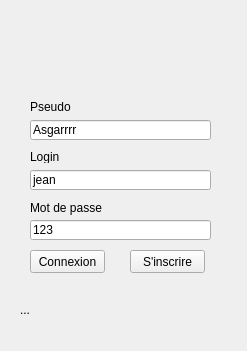
<?xml version="1.0" encoding="UTF-8"?>
<ui version="4.0">
 <class>Login</class>
 <widget class="QWidget" name="Login">
  <property name="geometry">
   <rect>
    <x>0</x>
    <y>0</y>
    <width>247</width>
    <height>351</height>
   </rect>
  </property>
  <property name="minimumSize">
   <size>
    <width>247</width>
    <height>312</height>
   </size>
  </property>
  <property name="windowTitle">
   <string>Login</string>
  </property>
  <widget class="QLineEdit" name="lineEditLogin">
   <property name="geometry">
    <rect>
     <x>30</x>
     <y>170</y>
     <width>181</width>
     <height>20</height>
    </rect>
   </property>
   <property name="text">
    <string>jean</string>
   </property>
  </widget>
  <widget class="QLineEdit" name="lineEditPassword">
   <property name="geometry">
    <rect>
     <x>30</x>
     <y>220</y>
     <width>181</width>
     <height>20</height>
    </rect>
   </property>
   <property name="text">
    <string>123</string>
   </property>
  </widget>
  <widget class="QLabel" name="labelLogin">
   <property name="geometry">
    <rect>
     <x>30</x>
     <y>150</y>
     <width>47</width>
     <height>13</height>
    </rect>
   </property>
   <property name="text">
    <string>Login</string>
   </property>
  </widget>
  <widget class="QLabel" name="labelPassword">
   <property name="geometry">
    <rect>
     <x>30</x>
     <y>200</y>
     <width>101</width>
     <height>16</height>
    </rect>
   </property>
   <property name="text">
    <string>Mot de passe</string>
   </property>
  </widget>
  <widget class="QPushButton" name="pushButtonConnexion">
   <property name="geometry">
    <rect>
     <x>30</x>
     <y>250</y>
     <width>75</width>
     <height>23</height>
    </rect>
   </property>
   <property name="text">
    <string>Connexion</string>
   </property>
  </widget>
  <widget class="QLabel" name="labelLoginState">
   <property name="geometry">
    <rect>
     <x>20</x>
     <y>300</y>
     <width>211</width>
     <height>20</height>
    </rect>
   </property>
   <property name="text">
    <string>...</string>
   </property>
  </widget>
  <widget class="QLabel" name="labelLogin_2">
   <property name="geometry">
    <rect>
     <x>20</x>
     <y>30</y>
     <width>201</width>
     <height>61</height>
    </rect>
   </property>
   <property name="text">
    <string/>
   </property>
   <property name="pixmap">
    <pixmap>../../../wish-o-removebg-preview.png</pixmap>
   </property>
   <property name="scaledContents">
    <bool>true</bool>
   </property>
  </widget>
  <widget class="QPushButton" name="pushButtonRegister">
   <property name="geometry">
    <rect>
     <x>130</x>
     <y>250</y>
     <width>75</width>
     <height>23</height>
    </rect>
   </property>
   <property name="text">
    <string>S'inscrire</string>
   </property>
  </widget>
  <widget class="QLineEdit" name="lineEditPseudo">
   <property name="geometry">
    <rect>
     <x>30</x>
     <y>120</y>
     <width>181</width>
     <height>20</height>
    </rect>
   </property>
   <property name="text">
    <string>Asgarrrr</string>
   </property>
  </widget>
  <widget class="QLabel" name="labelPseudo">
   <property name="enabled">
    <bool>true</bool>
   </property>
   <property name="geometry">
    <rect>
     <x>30</x>
     <y>100</y>
     <width>47</width>
     <height>13</height>
    </rect>
   </property>
   <property name="text">
    <string>Pseudo</string>
   </property>
  </widget>
 </widget>
 <layoutdefault spacing="6" margin="11"/>
 <resources/>
 <connections>
  <connection>
   <sender>pushButtonConnexion</sender>
   <signal>clicked()</signal>
   <receiver>Login</receiver>
   <slot>oauth()</slot>
   <hints>
    <hint type="sourcelabel">
     <x>67</x>
     <y>221</y>
    </hint>
    <hint type="destinationlabel">
     <x>123</x>
     <y>155</y>
    </hint>
   </hints>
  </connection>
  <connection>
   <sender>lineEditLogin</sender>
   <signal>returnPressed()</signal>
   <receiver>Login</receiver>
   <slot>oauth()</slot>
   <hints>
    <hint type="sourcelabel">
     <x>120</x>
     <y>139</y>
    </hint>
    <hint type="destinationlabel">
     <x>123</x>
     <y>155</y>
    </hint>
   </hints>
  </connection>
  <connection>
   <sender>lineEditPassword</sender>
   <signal>returnPressed()</signal>
   <receiver>Login</receiver>
   <slot>oauth()</slot>
   <hints>
    <hint type="sourcelabel">
     <x>120</x>
     <y>189</y>
    </hint>
    <hint type="destinationlabel">
     <x>123</x>
     <y>155</y>
    </hint>
   </hints>
  </connection>
  <connection>
   <sender>pushButtonRegister</sender>
   <signal>clicked()</signal>
   <receiver>Login</receiver>
   <slot>switchState()</slot>
   <hints>
    <hint type="sourcelabel">
     <x>167</x>
     <y>221</y>
    </hint>
    <hint type="destinationlabel">
     <x>123</x>
     <y>155</y>
    </hint>
   </hints>
  </connection>
 </connections>
 <slots>
  <slot>oauth()</slot>
  <slot>regist()</slot>
  <slot>switchState()</slot>
 </slots>
</ui>
